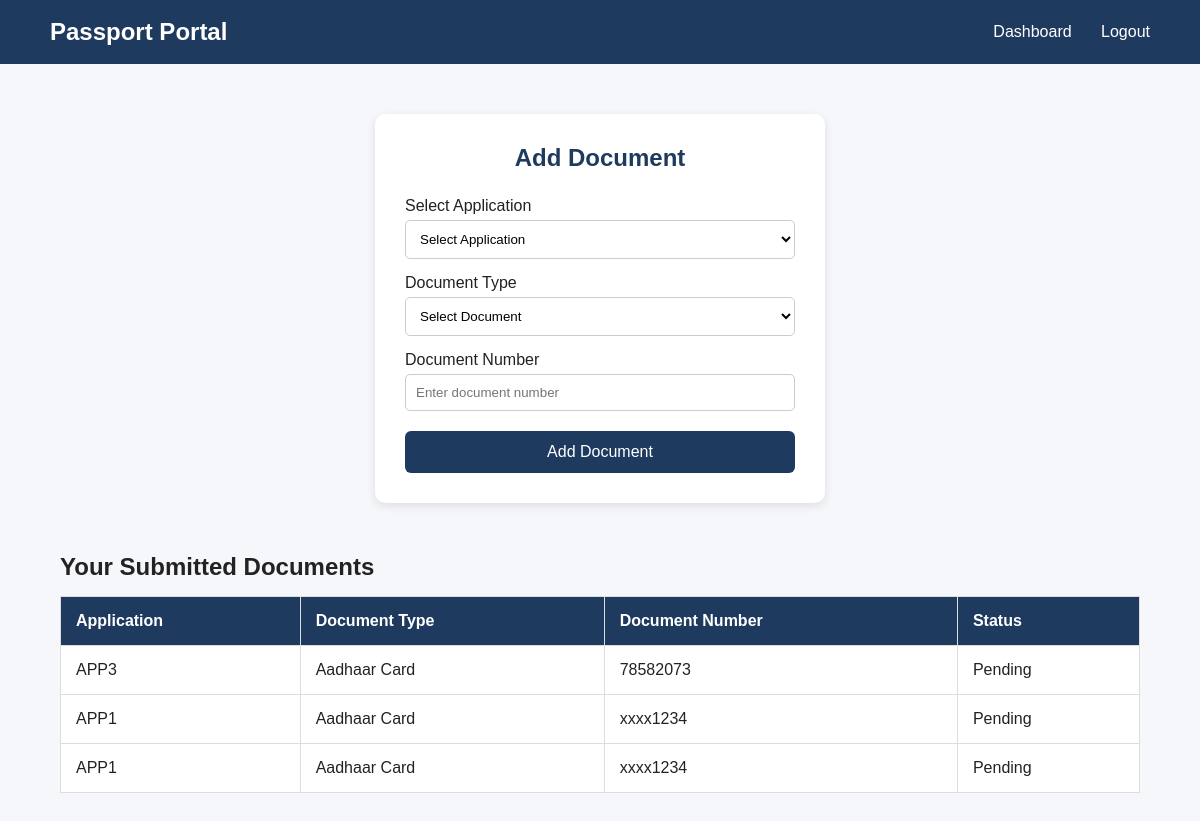
Page /documents (signed in) on the committed database.
### tables this page shows
CREATE TABLE documents (
            document_id INTEGER PRIMARY KEY AUTOINCREMENT,
            application_id INTEGER NOT NULL,
            document_type TEXT NOT NULL,
            document_number TEXT NOT NULL,
            verification_status TEXT DEFAULT 'Pending',

            FOREIGN KEY (application_id)
            REFERENCES applications(application_id)
        );

### app.py (the view, shortened to what this page needs)
@app.route("/documents", methods=["GET", "POST"])
def documents():
    if "applicant_id" not in session:
        return redirect("/login")
    conn = get_db()
    applications = conn.execute("""
        SELECT *
        FROM applications
        WHERE applicant_id = ?
        ORDER BY application_date DESC
    """, (session["applicant_id"],)).fetchall()
    documents = conn.execute("""
        SELECT
            documents.*,
            applications.passport_type
        FROM documents
        JOIN applications
        ON documents.application_id = applications.application_id
        WHERE applications.applicant_id = ?
        ORDER BY documents.document_id DESC
    """, (session["applicant_id"],)).fetchall()
    conn.close()
    return render_template(
        "documents.html",
        applications=applications,
        documents=documents
    )

### app.py (called while the page is built)
def get_db():
    conn = sqlite3.connect(DATABASE)
    conn.row_factory = sqlite3.Row
    return conn

### templates/documents.html (shortened to what this page needs)
<!DOCTYPE html>
<html>
<head>
    <link rel="stylesheet"
          href="{{ url_for('static', filename='style.css') }}">
</head>
<body>
<div class="navbar">
    <h2>Passport Portal</h2>
    <div>
        <a href="/dashboard">Dashboard</a>
        <a href="/logout">Logout</a>
    </div>
</div>
<div class="form-container">
    <h2>Add Document</h2>
    <form method="POST">
        <label>Select Application</label>
        <select name="application_id" required>
            <option value="">
                Select Application
            </option>
        </select>
        <label>Document Type</label>
        <select name="document_type" required>
            <option value="">
                Select Document
            </option>
        </select>
        <label>Document Number</label>
        <input type="text"
               name="document_number"
               placeholder="Enter document number"
               required>
        <button type="submit">
            Add Document
        </button>
    </form>
</div>
<div class="dashboard">
    <h2>Your Submitted Documents</h2>
    {% if documents %}
    <table>
        <tr>
            <th>Application</th>
            <th>Document Type</th>
            <th>Document Number</th>
            <th>Status</th>
        </tr>
        {% for document in documents %}
        <tr>
            <td>
                APP{{ document['application_id'] }}
            </td>
            <td>
                {{ document['document_type'] }}
            </td>
            <td>
                {{ document['document_number'] }}
            </td>
            <td>
                {{ document['verification_status'] }}
            </td>
        </tr>
        {% endfor %}
    </table>
    {% else %}
    <p>No documents submitted yet.</p>
    {% endif %}
</div>
</body>
</html>

### static/style.css (style rules this page uses)
* { box-sizing: border-box; margin: 0; padding: 0; font-family: Arial, sans-serif; }
body { background: #f5f7fb; color: #222; }
.navbar { background: #1e3a5f; color: white; padding: 18px 50px; display: flex; justify-content: space-between; align-items: center; }
.navbar a { color: white; text-decoration: none; margin-left: 25px; }
button { background: #1e3a5f; color: white; border: none; padding: 12px 25px; border-radius: 6px; cursor: pointer; font-size: 16px; }
.form-container { width: 450px; margin: 50px auto; background: white; padding: 30px; border-radius: 10px; box-shadow: 0 3px 10px rgba(0,0,0,0.1); }
.form-container h2 { text-align: center; margin-bottom: 25px; color: #1e3a5f; }
.form-container label { display: block; margin-top: 15px; margin-bottom: 5px; }
.form-container input, .form-container textarea { width: 100%; padding: 10px; border: 1px solid #ccc; border-radius: 5px; }
.form-container button { margin-top: 20px; width: 100%; }
.dashboard { width: 90%; margin: 40px auto; }
.dashboard h2 { margin-top: 40px; margin-bottom: 15px; }
table { width: 100%; background: white; border-collapse: collapse; }
th, td { padding: 15px; border: 1px solid #ddd; text-align: left; }
th { background: #1e3a5f; color: white; }
.form-container select { width: 100%; padding: 10px; border: 1px solid #ccc; border-radius: 5px; background: white; }

### rows in the picture
documents: application_id "3", document_type "Aadhaar Card", document_number "78582073", verification_status "Pending"
documents: application_id "1", document_type "Aadhaar Card", document_number "xxxx1234", verification_status "Pending"
documents: application_id "1", document_type "Aadhaar Card", document_number "xxxx1234", verification_status "Pending"
